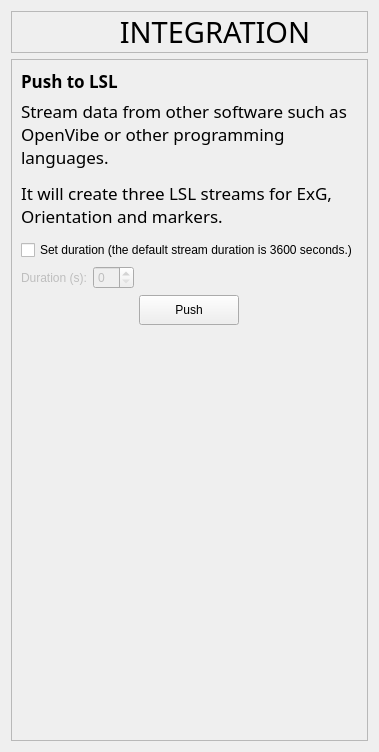
            <widget class="QWidget" name="page_integration">
             <layout class="QVBoxLayout" name="verticalLayout_12">
              <item>
               <widget class="QFrame" name="frame_integration_title">
                <property name="maximumSize">
                 <size>
                  <width>16777215</width>
                  <height>50</height>
                 </size>
                </property>
                <property name="styleSheet">
                 <string notr="true"/>
                </property>
                <property name="frameShape">
                 <enum>QFrame::StyledPanel</enum>
                </property>
                <property name="frameShadow">
                 <enum>QFrame::Raised</enum>
                </property>
                <layout class="QHBoxLayout" name="horizontalLayout_29">
                 <property name="spacing">
                  <number>0</number>
                 </property>
                 <property name="leftMargin">
                  <number>0</number>
                 </property>
                 <property name="topMargin">
                  <number>0</number>
                 </property>
                 <property name="rightMargin">
                  <number>0</number>
                 </property>
                 <property name="bottomMargin">
                  <number>0</number>
                 </property>
                 <item>
                  <widget class="QLabel" name="integration_log">
                   <property name="maximumSize">
                    <size>
                     <width>51</width>
                     <height>51</height>
                    </size>
                   </property>
                   <property name="text">
                    <string/>
                   </property>
                   <property name="pixmap">
                    <pixmap resource="app_resources.qrc">:/image/images/MentalabLogo.png</pixmap>
                   </property>
                   <property name="scaledContents">
                    <bool>true</bool>
                   </property>
                  </widget>
                 </item>
                 <item>
                  <widget class="QLabel" name="integration_title">
                   <property name="minimumSize">
                    <size>
                     <width>0</width>
                     <height>0</height>
                    </size>
                   </property>
                   <property name="font">
                    <font>
                     <family>DM Sans</family>
                     <pointsize>22</pointsize>
                     <weight>50</weight>
                     <italic>false</italic>
                     <bold>false</bold>
                    </font>
                   </property>
                   <property name="text">
                    <string>INTEGRATION</string>
                   </property>
                   <property name="alignment">
                    <set>Qt::AlignCenter</set>
                   </property>
                  </widget>
                 </item>
                </layout>
               </widget>
              </item>
              <item>
               <widget class="QFrame" name="frame_integration">
                <property name="styleSheet">
                 <string notr="true"/>
                </property>
                <property name="frameShape">
                 <enum>QFrame::StyledPanel</enum>
                </property>
                <property name="frameShadow">
                 <enum>QFrame::Raised</enum>
                </property>
                <layout class="QVBoxLayout" name="verticalLayout_36">
                 <item>
                  <layout class="QVBoxLayout" name="verticalLayout_3">
                   <item>
                    <widget class="QLabel" name="label_2">
                     <property name="maximumSize">
                      <size>
                       <width>16777215</width>
                       <height>30</height>
                      </size>
                     </property>
                     <property name="font">
                      <font>
                       <family>DM Sans</family>
                       <pointsize>13</pointsize>
                       <weight>50</weight>
                       <italic>false</italic>
                       <bold>false</bold>
                       <kerning>true</kerning>
                      </font>
                     </property>
                     <property name="text">
                      <string>&lt;html&gt;&lt;head/&gt;&lt;body&gt;&lt;p&gt;&lt;span style=&quot; font-weight:600;&quot;&gt;Push to LSL&lt;/span&gt;&lt;/p&gt;&lt;/body&gt;&lt;/html&gt;</string>
                     </property>
                    </widget>
                   </item>
                   <item>
                    <widget class="QLabel" name="label_11">
                     <property name="font">
                      <font>
                       <family>DM Sans</family>
                       <pointsize>13</pointsize>
                       <weight>50</weight>
                       <italic>false</italic>
                       <bold>false</bold>
                      </font>
                     </property>
                     <property name="text">
                      <string>&lt;html&gt;&lt;head/&gt;&lt;body&gt;&lt;p&gt;Stream data from other software such as OpenVibe or other programming languages. &lt;/p&gt;&lt;p&gt;It will create three LSL streams for ExG, Orientation and markers. &lt;/p&gt;&lt;/body&gt;&lt;/html&gt;</string>
                     </property>
                     <property name="wordWrap">
                      <bool>true</bool>
                     </property>
                    </widget>
                   </item>
                   <item>
                    <widget class="QFrame" name="empty_frame_5">
                     <property name="frameShape">
                      <enum>QFrame::StyledPanel</enum>
                     </property>
                     <property name="frameShadow">
                      <enum>QFrame::Raised</enum>
                     </property>
                    </widget>
                   </item>
                   <item>
                    <widget class="QCheckBox" name="cb_lsl_duration">
                     <property name="text">
                      <string>Set duration (the default stream duration is 3600 seconds.)</string>
                     </property>
                    </widget>
                   </item>
                   <item>
                    <layout class="QHBoxLayout" name="horizontalLayout_13">
                     <item>
                      <widget class="QLabel" name="label_lsl_duration">
                       <property name="enabled">
                        <bool>false</bool>
                       </property>
                       <property name="text">
                        <string>Duration (s):</string>
                       </property>
                      </widget>
                     </item>
                     <item>
                      <widget class="QSpinBox" name="lsl_duration_value">
                       <property name="enabled">
                        <bool>false</bool>
                       </property>
                       <property name="maximumSize">
                        <size>
                         <width>150</width>
                         <height>16777215</height>
                        </size>
                       </property>
                      </widget>
                     </item>
                     <item>
                      <spacer name="horizontalSpacer_7">
                       <property name="orientation">
                        <enum>Qt::Horizontal</enum>
                       </property>
                       <property name="sizeHint" stdset="0">
                        <size>
                         <width>40</width>
                         <height>20</height>
                        </size>
                       </property>
                      </spacer>
                     </item>
                    </layout>
                   </item>
                   <item alignment="Qt::AlignHCenter">
                    <widget class="QPushButton" name="btn_push_lsl">
                     <property name="minimumSize">
                      <size>
                       <width>100</width>
                       <height>30</height>
                      </size>
                     </property>
                     <property name="maximumSize">
                      <size>
                       <width>100</width>
                       <height>30</height>
                      </size>
                     </property>
                     <property name="cursor">
                      <cursorShape>PointingHandCursor</cursorShape>
                     </property>
                     <property name="text">
                      <string>Push</string>
                     </property>
                    </widget>
                   </item>
                  </layout>
                 </item>
                 <item>
                  <spacer name="verticalSpacer">
                   <property name="orientation">
                    <enum>Qt::Vertical</enum>
                   </property>
                   <property name="sizeType">
                    <enum>QSizePolicy::Fixed</enum>
                   </property>
                   <property name="sizeHint" stdset="0">
                    <size>
                     <width>20</width>
                     <height>400</height>
                    </size>
                   </property>
                  </spacer>
                 </item>
                 <item>
                  <widget class="QFrame" name="empty_frame">
                   <property name="frameShape">
                    <enum>QFrame::StyledPanel</enum>
                   </property>
                   <property name="frameShadow">
                    <enum>QFrame::Raised</enum>
                   </property>
                  </widget>
                 </item>
                </layout>
               </widget>
              </item>
             </layout>
            </widget>
